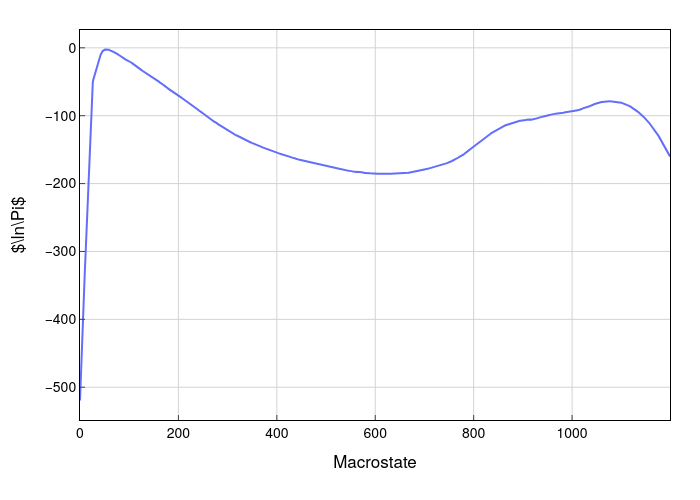

Notebook code for this chart:
### Markdown cell above
The great advantage of TMMC calculations is the information not only on equilibrium states, but also on metastable states. In the case of water adsorption in MOF-303 at 298 K we do not observe such, so below is also an analysis of water adsorption in NU-1000 at 298 K, where we observe long metastable phases in the gas and liquid branches.

### Code cell
mpd_nu1000 = MPD.prob_from_csv('data/prob_NU-1000-noH2O_1.1.2_298.000000_3200.csv')
mpd_nu1000.plot()

### Figure 1 — Plotly figure (JSON) as saved in the notebook; plotly's stock layout.template omitted (floating-point values rounded to 4 significant figures; data arrays with more than 128 entries replaced by an {"elided": "..."} marker saying what was removed)
{"data": [{"mode": "lines", "x": {"elided": "1200 int values"}, "y": {"elided": "1200 float values"}, "type": "scatter"}], "layout": {"font": {"family": "Helvetica Neue", "size": 14, "color": "black"}, "xaxis": {"title": {"text": "Macrostate"}, "tickfont": {"family": "Helvetica Neue", "size": 14, "color": "black"}, "showline": true, "linewidth": 1, "linecolor": "black", "gridcolor": "lightgrey", "mirror": true, "zeroline": false, "ticks": "inside"}, "yaxis": {"title": {"text": "$\\ln\\Pi$"}, "tickfont": {"family": "Helvetica Neue", "size": 14, "color": "black"}, "showline": true, "linewidth": 1, "linecolor": "black", "gridcolor": "lightgrey", "mirror": true, "zeroline": false, "ticks": "inside"}, "margin": {"r": 30, "t": 30}, "plot_bgcolor": "white", "width": 700, "height": 500}}
